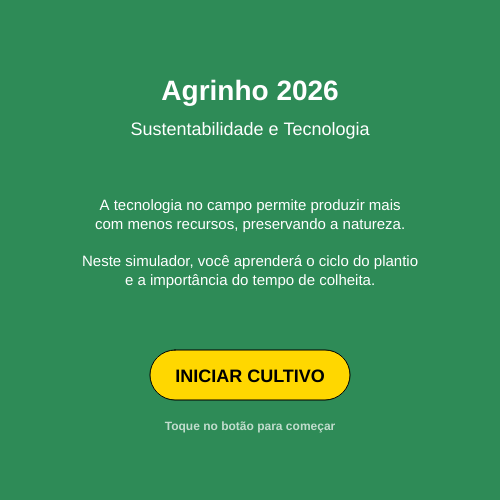
Frame 1 (no input)
Frame 60 (no input): identical to frame 1, image omitted
Frame 120 (the mouse pressed at the canvas centre since frame 60): identical to frame 1, image omitted

The p5.js sketch that drew this single still picture (run headless with seeded random() and noise() and a simulated clock; from frame 60 on, the mouse is pressed at the canvas centre):

// p5.js sketch
// ── sketch.js
// Variáveis de controle de tela
let telaAtiva = "EXPLICACAO"; // Pode ser "EXPLICACAO" ou "JOGO"

let campo = [];
let colunas = 5;
let linhas = 4;
let tamanhoCanteiro = 80;

function setup() {
  createCanvas(500, 500);
  for (let i = 0; i < colunas * linhas; i++) {
    campo[i] = 0; 
  }
}

function draw() {
  if (telaAtiva === "EXPLICACAO") {
    desenharTelaExplicativa();
  } else {
    desenharSimulador();
  }
}

function desenharTelaExplicativa() {
  background("#2E8B57"); // Verde floresta profundo
  
  fill(255);
  textAlign(CENTER);
  
  // Título
  textSize(28);
  textStyle(BOLD);
  text("Agrinho 2026", width/2, 100);
  
  // Subtítulo
  textSize(18);
  textStyle(NORMAL);
  text("Sustentabilidade e Tecnologia", width/2, 135);
  
  // Texto educativo
  textSize(15);
  let info = "A tecnologia no campo permite produzir mais\ncom menos recursos, preservando a natureza.\n\nNeste simulador, você aprenderá o ciclo do plantio\ne a importância do tempo de colheita.";
  text(info, width/2, 210);
  
  // Botão Iniciar
  fill("#FFD700"); // Cor ouro
  rect(150, 350, 200, 50, 25);
  
  fill(0);
  textSize(18);
  textStyle(BOLD);
  text("INICIAR CULTIVO", width/2, 382);
  
  // Rodapé
  fill(255, 180);
  textSize(12);
  text("Toque no botão para começar", width/2, 430);
}

function desenharSimulador() {
  background("#7cfc00"); 

  fill(0);
  textSize(22);
  textAlign(CENTER);
  text("Tecnologia no Campo", width/2, 40);
  textSize(14);
  text("Clique nos canteiros para plantar e colher", width/2, 65);

  for (let i = 0; i < colunas; i++) {
    for (let j = 0; j < linhas; j++) {
      let x = i * (tamanhoCanteiro + 10) + 30;
      let y = j * (tamanhoCanteiro + 10) + 100;
      let index = i + j * colunas;

      stroke(255);
      fill(campo[index] === 0 ? "#8B4513" : "#A0522D");
      rect(x, y, tamanhoCanteiro, tamanhoCanteiro, 10);

      if (campo[index] > 0 && campo[index] < 100) {
        campo[index] += 0.3; // Aumentei levemente a velocidade
      }
      desenharPlanta(x + tamanhoCanteiro/2, y + tamanhoCanteiro/2, campo[index]);
    }
  }
  
  // Botão de Voltar (Símbolo de interrogação)
  fill(255);
  ellipse(460, 40, 30, 30);
  fill(0);
  text("?", 460, 45);
}

function mousePressed() {
  // Lógica do Botão da Tela Explicativa
  if (telaAtiva === "EXPLICACAO") {
    if (mouseX > 150 && mouseX < 350 && mouseY > 350 && mouseY < 400) {
      telaAtiva = "JOGO";
    }
    return; // Para não clicar no campo atrás da tela
  }
  
  // Lógica para voltar à explicação
  if (dist(mouseX, mouseY, 460, 40) < 15) {
    telaAtiva = "EXPLICACAO";
    return;
  }

  // Lógica do Plantio (Sua lógica original)
  for (let i = 0; i < colunas; i++) {
    for (let j = 0; j < linhas; j++) {
      let x = i * (tamanhoCanteiro + 10) + 30;
      let y = j * (tamanhoCanteiro + 10) + 100;
      let index = i + j * colunas;

      if (mouseX > x && mouseX < x + tamanhoCanteiro && mouseY > y && mouseY < y + tamanhoCanteiro) {
        if (campo[index] === 0) {
          campo[index] = 1;
        } else if (campo[index] >= 100) {
          campo[index] = 0;
        }
      }
    }
  }
}

function desenharPlanta(x, y, crescimento) {
  if (crescimento > 0) {
    noStroke();
    fill("#32CD32");
    let tam = map(crescimento, 0, 100, 5, 45);
    ellipse(x, y, tam, tam);
    
    if (crescimento >= 100) {
      fill("#FF4500");
      ellipse(x, y, 20, 20);
      fill(255);
      textSize(10);
      text("COLHER", x, y - 30);
    }
  }
}
